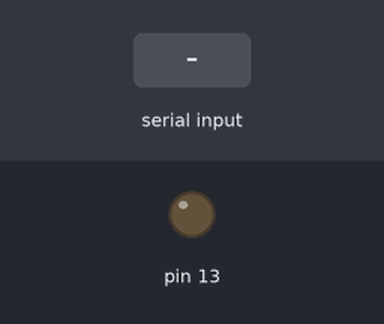
Recording of a sketch running on a simulated Arduino Uno, built with avr-gcc and run on an emulated ATmega328P. Shown: output pins drawn as LEDs (lit = HIGH). Inputs (shaded band) come from the test bench.

Above: at 1.2 s.
1.3 s: byte 1 (1) received over Serial
At 2.2 s:
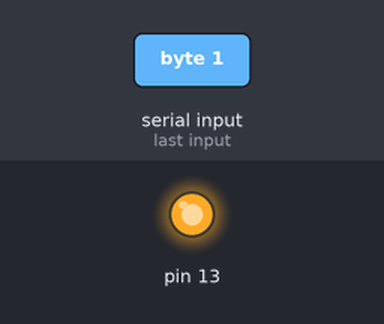
Timing chart, 0 to 4.3 s (numbered marks = the images above; inputs shaded):
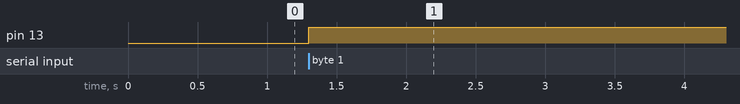

The sketch:

arduino_vrpn_buttom_led.ino
```cpp
#include <Servo.h>

int inByte = 0; //Signal from OV
int button = 0; //Button from OV
/*Servo minimo; //PWM 3
Servo anelar; //PWM 5
Servo medio; //PWM 6
Servo indicador; //PWM 9
Servo polegar; //PWM 10
*/
void setup() {
  // put your setup code here, to run once:
  Serial.begin(9600);
  pinMode(13, OUTPUT);
  // Configura a porta PWM de cada servo
  /*
  minimo.attach(3);
  anelar.attach(5);
  medio.attach(6);
  indicador.attach(9);
  polegar.attach(10);

  // Fechar todos os dedos
  minimo.write(90);
  anelar.write(90);
  medio.write(90);
  indicador.write(90);
  polegar.write(90);
  */


  //mg946r.attach(9); //Define o pino 9 como saída PWM
  //mg946r.write(90); //Zera a referência do servomotor
  //digitalWrite(13, LOW);
}

void loop() {
/*
minimo.write(180);
delay(500);
minimo.write(0);
delay(500);
minimo.write(90);
delay(500);

anelar.write(180);
delay(500);
anelar.write(0);
delay(500);
anelar.write(90);
delay(500);

medio.write(180);
delay(500);
medio.write(0);
delay(500);
medio.write(90);
delay(500);

indicador.write(180);
delay(500);
indicador.write(0);
delay(500);
indicador.write(90);
delay(500);

polegar.write(180);
delay(500);
polegar.write(0);
delay(500);
polegar.write(90);
delay(500);

minimo.write(180);
anelar.write(180);
medio.write(180);
indicador.write(180);
polegar.write(180);

delay(1000);

minimo.write(0);
anelar.write(0);
medio.write(0);
indicador.write(0);
polegar.write(0);

delay(1000);

minimo.write(90);
anelar.write(90);
medio.write(90);
indicador.write(90);
polegar.write(90);

delay(1000);
*\

 */
   //test if there's new data from C++ client
  if (Serial.available())
 // if (1)
  {
      // get the first byte of incoming serial data available
     //this will be the EEG command, whether to turn pumps on or off
      inByte = Serial.read();
      //inByte = -1;
      //button = Serial.read();


      if (inByte == 1){
      //minimo.write(90);
      //anelar.write(90);
      //medio.write(90);
      //indicador.write(90);
     // polegar.write(90);
     digitalWrite(13,HIGH);

     // delay(1000);
      }

      if (inByte == 0){
     // minimo.write(180);
     // anelar.write(180);
     // medio.write(180);
     // indicador.write(180);
     // polegar.write(180);

     digitalWrite(13,LOW);


     // delay(1000);
      }

      /*if (inByte == 3){
       minimo.write(0);
       anelar.write(0);
       medio.write(0);
       indicador.write(0);
       polegar.write(0);

      //delay(1000);
      }
 //else {
//      digitalWrite(13, LOW);
   //   mg946r.write(0);
     // }
  }
}

*/


  }
}
```

Measured:
- after the input at 1.3 s, pin 13: LOW → HIGH at once
